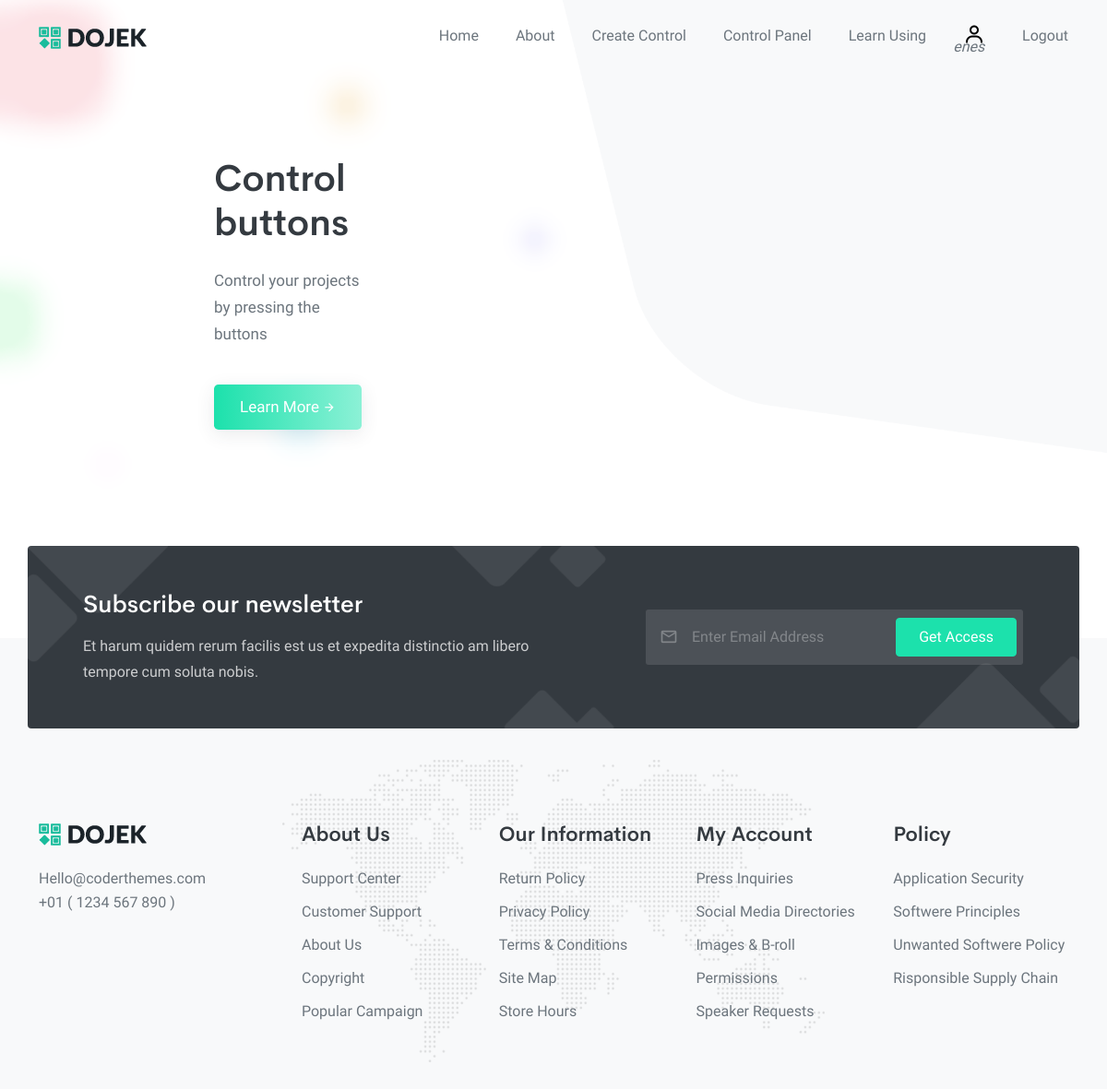
Page /control/ (signed in) on the earlier database version.
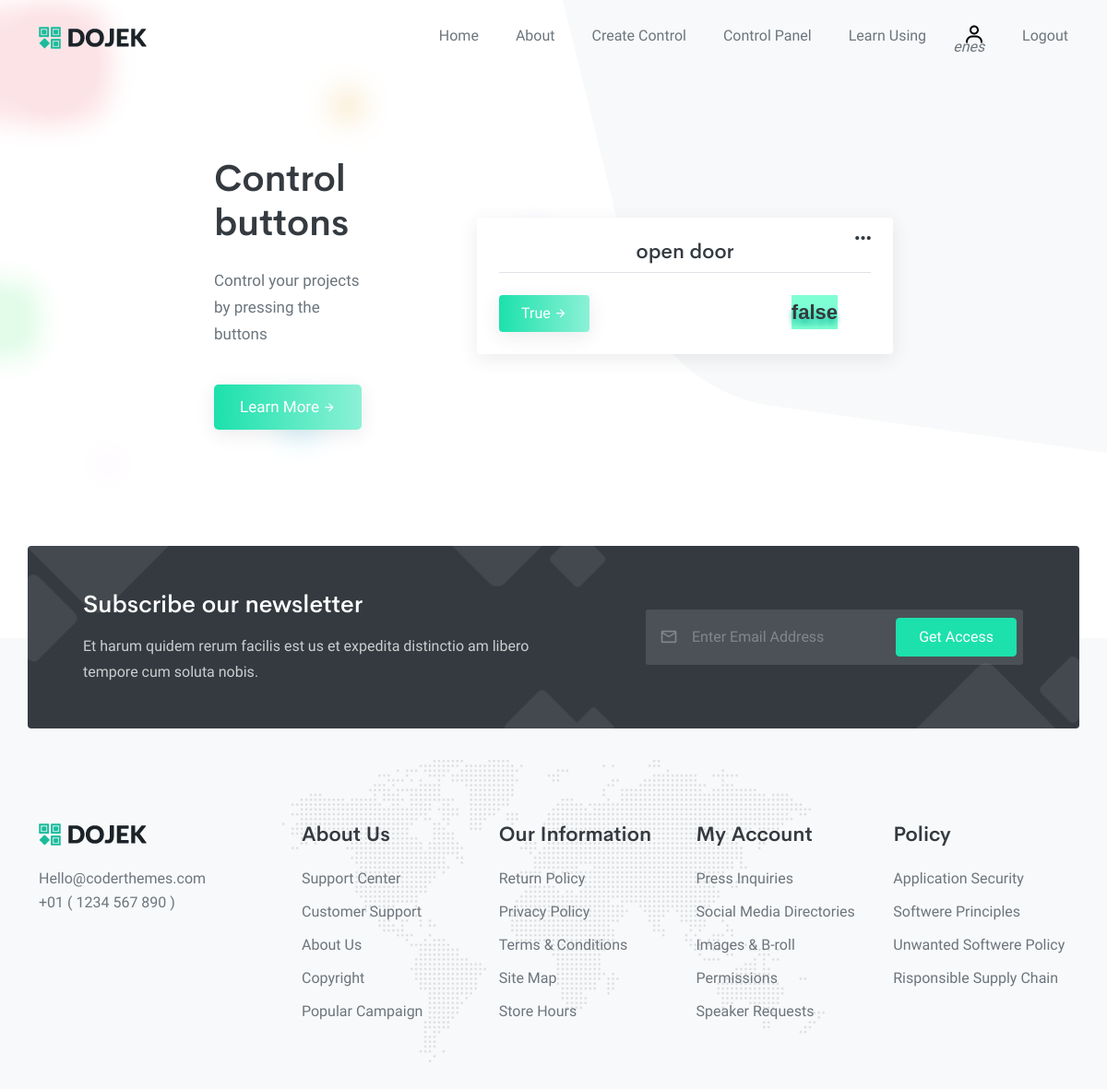
Same page on the later database version.
### web/models.py (models this page shows, shortened)
class Workshop(models.Model):
    HARDWARE_TYPE = (
        ('1', 'NodeMCU'),
        ('2', 'ESP8266'),
    )
    IDE_TYPE = (
        ('1', 'Arduino IDE'),
        ('2', 'PlatformIO'),
        ('2', _('Other')),
    )
    hardware = models.CharField(choices=HARDWARE_TYPE, max_length=1,default=HARDWARE_TYPE[0][0], null=True, blank=True)
    ide = models.CharField(choices=IDE_TYPE, max_length=1,default=IDE_TYPE[0][0], null=True, blank=True)
    user = models.ForeignKey(User, on_delete=models.CASCADE, related_name='workshop')
    date_added = models.DateTimeField(auto_now_add=True)
    wifi = models.ForeignKey(Wifie, on_delete=models.CASCADE)
    secret_key = models.CharField(max_length=25)
    url = models.CharField(max_length=100)
    actname = models.CharField(max_length=150)
    def_resp = models.CharField(max_length=150)
    expected_resp = models.CharField(max_length=150)
    current_resp = models.CharField(max_length=150, null=True, blank=True)
    is_fixed = models.BooleanField(default=False)
    duration = models.IntegerField(default=0, help_text=_("turns default in seconds"))
    usage_count = models.IntegerField(default=0)
    class Meta:
        verbose_name = _('Workshop')
        verbose_name_plural = _('Workshops')

### web/views.py (the view, shortened to what this page needs)
# urls.py: path('control/', views.control_panel, name='control_panel'),
def control_panel(request):
    workshops = Workshop.objects.filter(user=request.user).order_by('-usage_count')
    return render(request, 'web/controls.html', {'workshops':workshops})

### templates/web/controls.html (shortened to what this page needs)
{% extends 'base.html' %}
{% load static %}
{% load i18n %}
{% block content %}
<section class="hero-5" id="home">
    <div class="container">
        <div class="row align-items-center justify-content-center">
            <div id="main" class="col-lg-2">
                <h1 id="main_title" class="mb-4 display-6 fw-semibold noselect">{% translate "Control buttons" %} </h1>
                <p id="main_p" class="text-muted fs-17 noselect">{% if request.user.is_authenticated %}{% if request.user.workshop %}{% translate "Control your projects by pressing the buttons"%} {% else %}{% translate "Create your worksop. But first take a look to the documentation." %} {% endif %}{% else %}  {% translate "Register an account, define your url in your Arduino/NodeMCU IDE. That's it!" %}{% endif %}</p>
                <a href="{% url 'docs' %}" id="learn_btn" class="btn btn-lg btn-gradient-success mt-4 mb-4 mb-lg-0">{% translate "Learn More"  %}<i class="mdi mdi-arrow-right fs-14 ms-1"></i></a>
            </div>
            {% if request.user.is_authenticated %}
            <div class="col-md-8 col-lg-5 offset-lg-1">
                {% for workshop in workshops %}
                <div class="card mb-3" id="card">
                    <div class="card-body p-4 ">
                        <i class='bx bx-dots-horizontal-rounded dots' id="dots" data-dot="{{forloop.counter}}"></i>
                        <h5 id="wifi_h5" class="border-bottom text-center fs-22 pb-2 mb-4 noselect">{{workshop.actname}}</h5>
                        <p id="response" class="response">{{workshop.current_resp}}</p>
                        <a data-workshop-id="{{ workshop.id }}" data-workshop-def="{{ workshop.def_resp }}" data-workshop-exp="{{ workshop.expected_resp }}" class="btn btn-md btn-gradient-success mt-0 mb-4 mb-lg-0 wake">{{workshop.expected_resp|title}}<i class="mdi mdi-arrow-right fs-14 ms-1"></i></a>
                    </div>
                </div>
                {% endfor %}
            {% else %}
            <a href="{% url 'signup' %}"  class="btn btn-lg btn-gradient-success mt-4 mb-4 mb-lg-0">{% translate "Sign-Up"  %}<i class="mdi mdi-arrow-right fs-14 ms-1"></i></a>
            {% endif %}
        </div>
    </div>
 </section>
{% endblock content %}

Differences in the rows shown:
added Workshop: actname "open door", current_resp "false", expected_resp "True"
